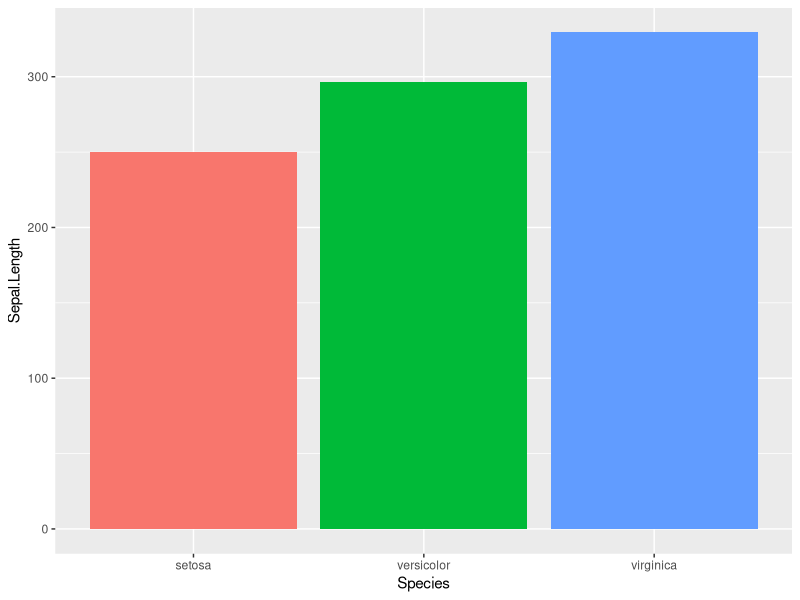
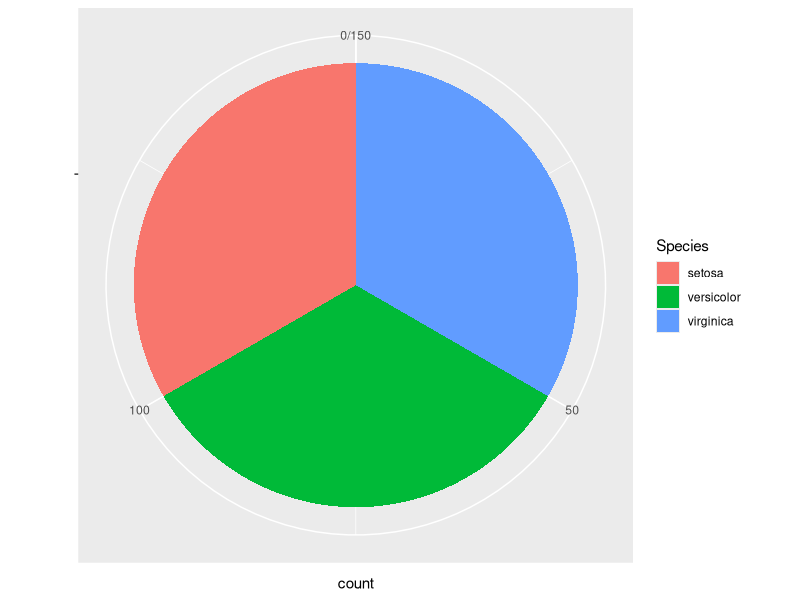
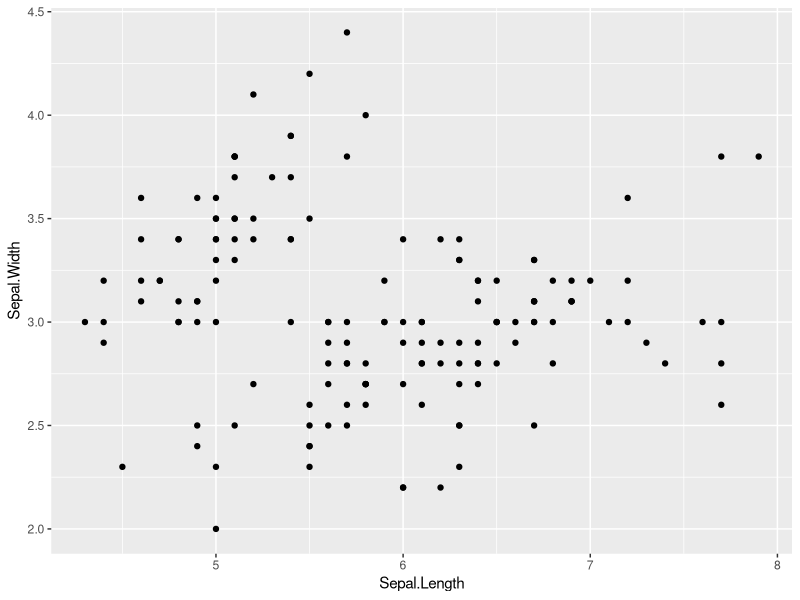
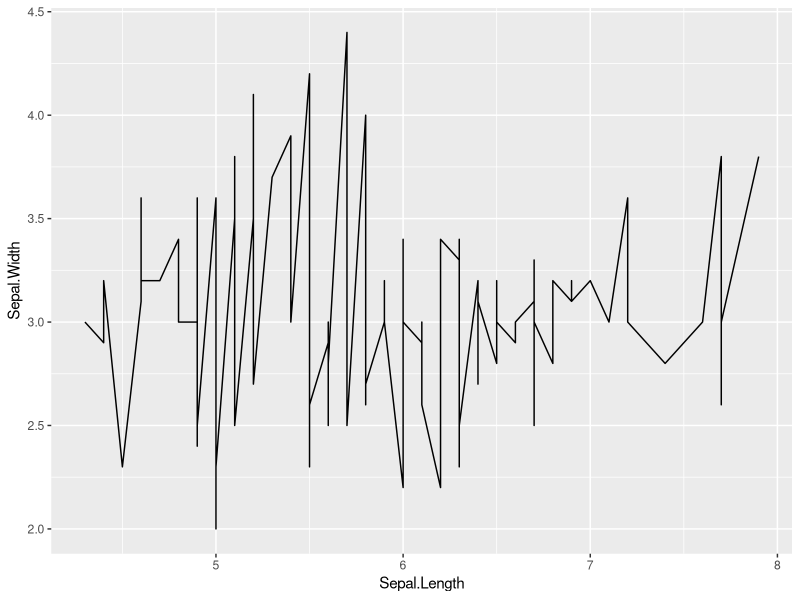
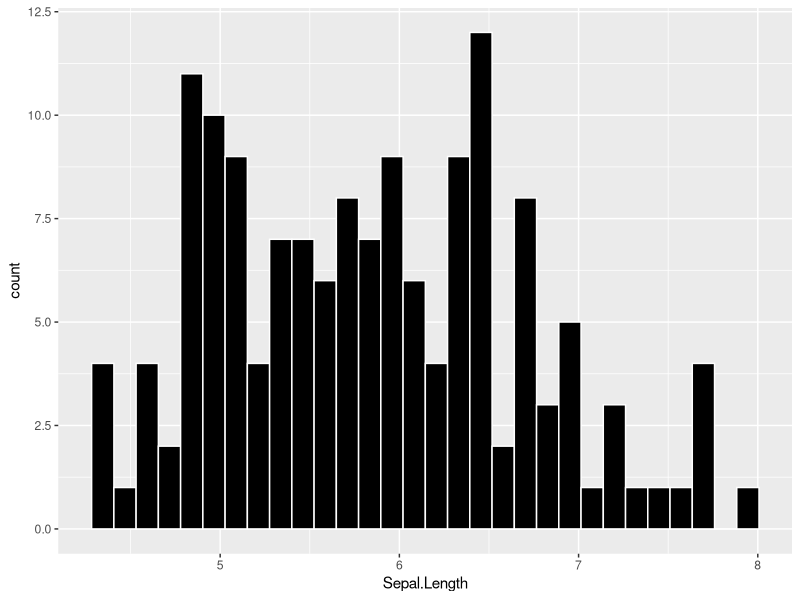

Write R code to recreate these figures, in order.
## ---- chunk 1
knitr::opts_chunk$set(echo = TRUE)
## ---- chunk 2
library(ggplot2)
## ---- chunk 3
ggplot(data=iris, aes(x=Species, y=Sepal.Length, fill=Species)) +
    geom_bar(stat="identity") +
    guides(fill=FALSE)
## ---- chunk 4
ggplot(data = iris,
  aes(x = factor(""), fill = Species) ) +
  geom_bar() +
  coord_polar(theta = "y") +
  scale_x_discrete("")
## ---- chunk 5
ggplot(iris, aes(Sepal.Length, Sepal.Width)) +
  geom_point()
## ---- chunk 6
ggplot(iris, aes(Sepal.Length, Sepal.Width)) +
  geom_line()
## ---- chunk 7
ggplot(data = iris, aes(x = Sepal.Length)) +
geom_histogram(fill="black", color="white")
